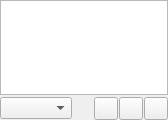
<?xml version="1.0" encoding="UTF-8"?>
<ui version="4.0">
 <class>OnlineServicesPage</class>
 <widget class="QWidget" name="OnlineServicesPage">
  <property name="geometry">
   <rect>
    <x>0</x>
    <y>0</y>
    <width>168</width>
    <height>120</height>
   </rect>
  </property>
  <layout class="QVBoxLayout" name="vlayout">
   <property name="spacing">
    <number>2</number>
   </property>
   <property name="leftMargin">
    <number>0</number>
   </property>
   <property name="topMargin">
    <number>0</number>
   </property>
   <property name="rightMargin">
    <number>0</number>
   </property>
   <property name="bottomMargin">
    <number>0</number>
   </property>
   <item>
    <widget class="ItemView" name="view"/>
   </item>
   <item>
    <layout class="QHBoxLayout" name="hlayout">
     <property name="spacing">
      <number>1</number>
     </property>
     <property name="leftMargin">
      <number>0</number>
     </property>
     <property name="topMargin">
      <number>0</number>
     </property>
     <property name="rightMargin">
      <number>0</number>
     </property>
     <property name="bottomMargin">
      <number>0</number>
     </property>
     <item>
      <widget class="GenreCombo" name="genreCombo"/>
     </item>
     <item>
      <widget class="SizeWidget" name="sizeWidget"/>
     </item>
     <item>
      <widget class="MenuButton" name="menuButton"/>
     </item>
     <item>
      <widget class="ToolButton" name="addToPlayQueue"/>
     </item>
     <item>
      <widget class="ToolButton" name="replacePlayQueue"/>
     </item>
    </layout>
   </item>
  </layout>
 </widget>
 <customwidgets>
  <customwidget>
   <class>ItemView</class>
   <extends>QTreeView</extends>
   <header>itemview.h</header>
  </customwidget>
  <customwidget>
   <class>GenreCombo</class>
   <extends>QComboBox</extends>
   <header>genrecombo.h</header>
  </customwidget>
  <customwidget>
   <class>ToolButton</class>
   <extends>QToolButton</extends>
   <header>toolbutton.h</header>
  </customwidget>
  <customwidget>
   <class>MenuButton</class>
   <extends>QToolButton</extends>
   <header>menubutton.h</header>
  </customwidget>
  <customwidget>
   <class>SizeWidget</class>
   <extends>QWidget</extends>
   <header>sizewidget.h</header>
  </customwidget>
 </customwidgets>
 <resources/>
 <connections/>
</ui>
